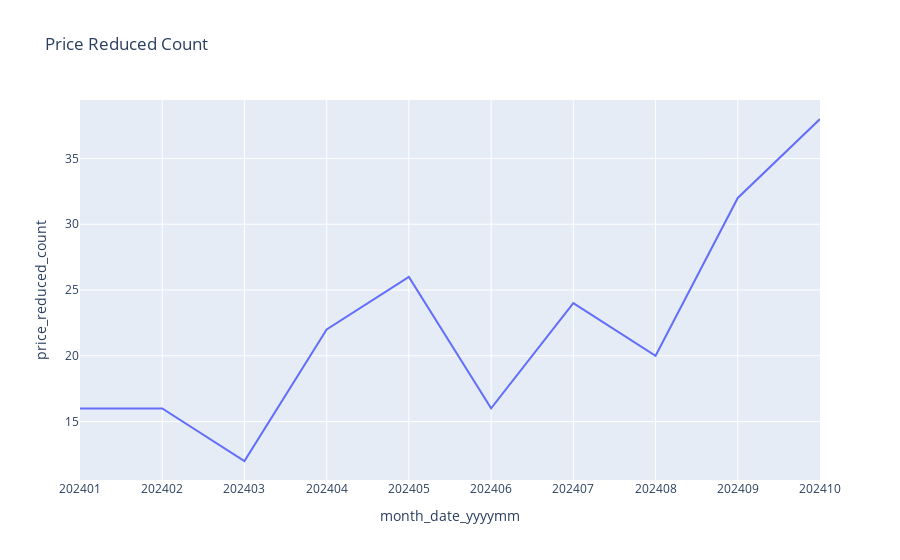

Notebook cell for this chart:
### Code cell
px.line(data, x='month_date_yyyymm', y='price_reduced_count', title='Price Reduced Count')

### Figure 1 — Plotly figure (JSON) as saved in the notebook; plotly's stock layout.template omitted (floating-point values rounded to 4 significant figures)
{"data": [{"hovertemplate": "month_date_yyyymm=%{x}<br>price_reduced_count=%{y}<extra></extra>", "legendgroup": "", "line": {"color": "#636efa", "dash": "solid"}, "marker": {"symbol": "circle"}, "mode": "lines", "name": "", "orientation": "v", "showlegend": false, "type": "scatter", "x": ["202401", "202402", "202403", "202404", "202405", "202406", "202407", "202408", "202409", "202410"], "xaxis": "x", "y": [16, 16, 12, 22, 26, 16, 24, 20, 32, 38], "yaxis": "y"}], "layout": {"legend": {"tracegroupgap": 0}, "title": {"text": "Price Reduced Count"}, "xaxis": {"anchor": "y", "domain": [0, 1], "title": {"text": "month_date_yyyymm"}}, "yaxis": {"anchor": "x", "domain": [0, 1], "title": {"text": "price_reduced_count"}}}}
